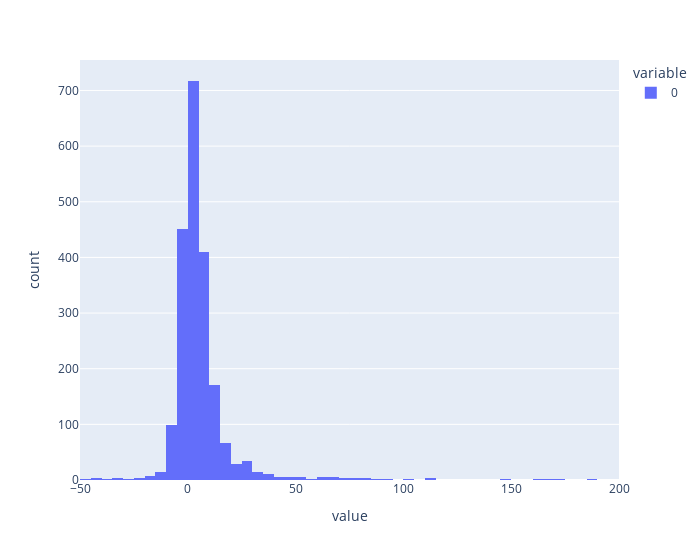

Notebook code cell kept with this figure:
### Code cell
# plot | percentual increase
print(np.mean([i for i in df_merged["diff_in_population_%"] if i < 1000]))
fig = px.histogram([i for i in df_merged["diff_in_population_%"] if i < 1000],width=700,range_x=[-50, 200])#,nbins=3000)
fig.show()

### Figure 1 — Plotly figure (JSON) as saved in the notebook; plotly's stock layout.template omitted (floating-point values rounded to 4 significant figures; data arrays with more than 128 entries replaced by an {"elided": "..."} marker saying what was removed)
{"data": [{"alignmentgroup": "True", "bingroup": "x", "hovertemplate": "variable=0<br>value=%{x}<br>count=%{y}<extra></extra>", "legendgroup": "0", "marker": {"color": "#636efa", "pattern": {"shape": ""}}, "name": "0", "offsetgroup": "0", "orientation": "v", "showlegend": true, "type": "histogram", "x": {"elided": "2102 float values"}, "xaxis": "x", "yaxis": "y"}], "layout": {"barmode": "relative", "legend": {"title": {"text": "variable"}, "tracegroupgap": 0}, "margin": {"t": 60}, "width": 700, "xaxis": {"anchor": "y", "domain": [0, 1], "range": [-50, 200], "title": {"text": "value"}}, "yaxis": {"anchor": "x", "domain": [0, 1], "title": {"text": "count"}}}}
